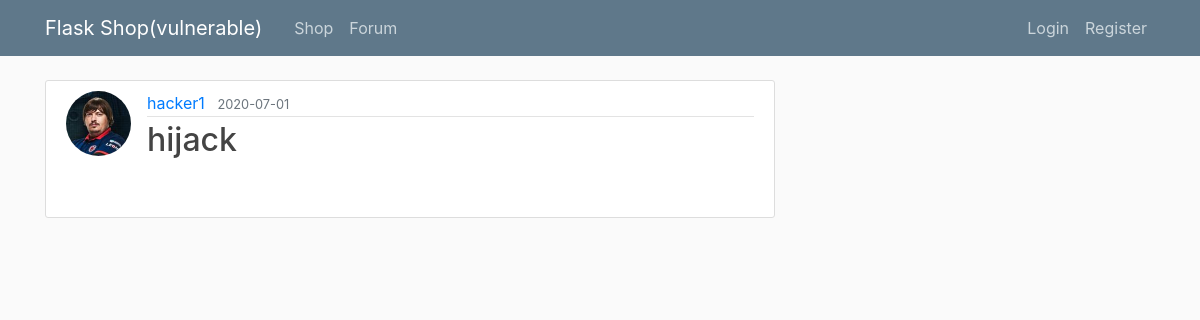
Screenshot of /post/2 with the database file from the repository.
### flaskshop/models.py (models this page shows, shortened)
class User(db.Model, UserMixin):
    id = db.Column(db.Integer, primary_key=True, autoincrement=True)
    username = db.Column(db.String(20), unique=True, nullable=False)
    email = db.Column(db.String(120), unique=True, nullable=False)
    image_file = db.Column(db.String(20), nullable=False, default='default.jpg')
    password = db.Column(db.String(60), nullable=False)
    posts = db.relationship('Post', backref='author', lazy=True)
    cart_details = db.relationship('Cart', backref='owner', lazy=True)
    contact_us = db.relationship('ContactUs', backref='author', lazy=True)
    admin_rights = db.Column(db.Boolean, unique=False, default=False)

class Post(db.Model):
    id = db.Column(db.Integer, primary_key=True)
    title = db.Column(db.String(100), nullable=False)
    date_posted = db.Column(db.DateTime, nullable=False, default=datetime.utcnow)
    content = db.Column(db.Text, nullable=False)
    user_id = db.Column(db.Integer, db.ForeignKey('user.id'), nullable=False)

### flaskshop/routes.py (the view)
@app.route("/post/<int:post_id>")
def post(post_id):
    post = Post.query.get_or_404(post_id)
    return render_template('post.html', title=post.title, post=post)

### flaskshop/templates/post.html (shortened to what this page needs)
{% extends "layout.html" %}
{% block content %}
  <article class="media content-section">
    <img class="rounded-circle article-img" src="{{ url_for('static', filename='profile_pics/' + post.author.image_file) }}">
    <div class="media-body">
      <div class="article-metadata">
        <a class="mr-2" href="{{ url_for('user_posts', username=post.author.username) }}">{{ post.author.username }}</a>
        <small class="text-muted">{{ post.date_posted.strftime('%Y-%m-%d') }}</small>
      </div>
      <h2 class="article-title">{{ post.title|safe }}</h2>
      <p class="article-content">{{ post.content|safe }}</p>
    </div>
  </article>
{% endblock content %}

### flaskshop/static/main.css (style rules this page uses)
body { background: #fafafa; color: #333333; margin-top: 5rem; }
h1, h2, h3, h4, h5, h6 { color: #444444; }
.content-section { background: #ffffff; padding: 10px 20px; border: 1px solid #dddddd; border-radius: 3px; margin-bottom: 20px; }
.article-title { color: #444444; }
.article-content { white-space: pre-line; }
.article-img { height: 65px; width: 65px; margin-right: 16px; }
.article-metadata { padding-bottom: 1px; margin-bottom: 4px; border-bottom: 1px solid #e3e3e3 }

### rows the page displays
User: image_file (picture), author.username "hacker1"
Post: date_posted "2020-07-01", title "hijack"
